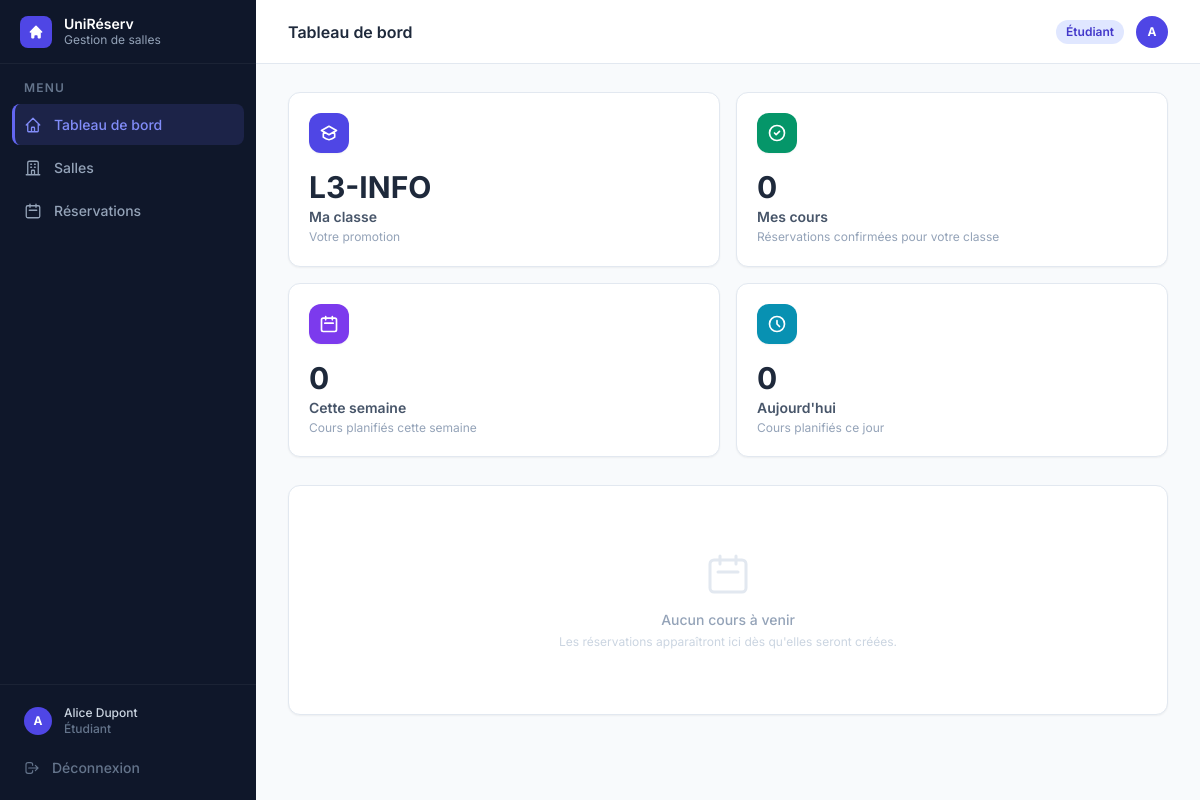
The page /dashboard (signed in) on the database its author committed.
### tables this page shows
CREATE TABLE utilisateurs (
            id               INTEGER PRIMARY KEY,
            nom              TEXT    NOT NULL,
            email            TEXT    NOT NULL UNIQUE,
            login            TEXT    NOT NULL UNIQUE,
            mot_de_passe     TEXT    NOT NULL,
            role             TEXT    NOT NULL,
            date_inscription TEXT    NOT NULL,
            matricule        TEXT,
            classe           TEXT,
            matiere          TEXT
        , ecole_id INTEGER, unite_formation_id INTEGER);

### app.py (the view, shortened to what this page needs)
@app.route("/dashboard")
@login_required
def dashboard():
    bd, utilisateurs, salles, reservations = get_data()
    aujourd_hui = date.today()
    role        = session.get("user_role")
    u_courant   = utilisateurs.get(session["user_id"])
    confirmees  = [r for r in reservations if r.statut == StatutReservation.CONFIRMEE]
    en_attente  = [r for r in reservations if r.statut == StatutReservation.EN_ATTENTE]
    if role == "admin":
        stats = {
            "nb_salles":       len(salles),
            "nb_utilisateurs": len(utilisateurs),
            "nb_confirmees":   len(confirmees),
            "nb_en_attente":   len(en_attente),
        }
        recentes  = sorted(reservations, key=lambda r: r.date_creation, reverse=True)[:5]
        prochaines = []
    else:  # etudiant
        classe = getattr(u_courant, "classe", "") or ""
        cls_conf  = [r for r in confirmees if r.classe == classe]
        ce_jour   = [r for r in cls_conf if r.date == aujourd_hui]
        lun = aujourd_hui - timedelta(days=aujourd_hui.weekday())
        dim = lun + timedelta(days=6)
        semaine = [r for r in cls_conf if lun <= r.date <= dim]
        prochaines = sorted(
            [r for r in cls_conf if r.date >= aujourd_hui],
            key=lambda r: (r.date, r.heure_debut))[:8]
        stats = {
            "ma_classe":            classe or "—",
            "nb_confirmees_classe": len(cls_conf),
            "nb_semaine":           len(semaine),
            "nb_ce_jour":           len(ce_jour),
        }
        recentes = []
    return render_template(
        "dashboard.html", active="dashboard",
        role=role,
        stats=stats,
        reservations_recentes=recentes,
        prochaines=prochaines,
        aujourd_hui=aujourd_hui,
        StatutReservation=StatutReservation,
    )

### app.py (called while the page is built)
def get_bd():
    return BaseDonneesSQLite()

def get_data():
    bd   = get_bd()
    tout = bd.charger_tout()
    maintenant = datetime.now()
    for r in tout["reservations"]:
        if r.statut in (StatutReservation.CONFIRMEE, StatutReservation.EN_ATTENTE):
            if datetime.combine(r.date, r.heure_fin) < maintenant:
                r._Reservation__statut = StatutReservation.TERMINEE
                bd.sauvegarder_reservation(r)
    return (
        bd,
        {u.id: u for u in tout["utilisateurs"]},
        {s.id: s for s in tout["salles"]},
        tout["reservations"],
    )

def login_required(f):
    @wraps(f)
    def decorated(*args, **kwargs):
        if "user_id" not in session:
            return redirect(url_for("login"))
        return f(*args, **kwargs)
    return decorated

### models/reservation.py (called while the page is built)
    def _valider_horaires(self):
        if self.__heure_debut >= self.__heure_fin:
            raise ValueError(
                f"L'heure de début ({self.__heure_debut}) "
                f"doit être avant l'heure de fin ({self.__heure_fin})."
            )

    @property
    def id(self) -> int:
        return self.__id

    @id.setter
    def id(self, valeur: int):
        self.__id = valeur

    @property
    def classe(self) -> str:
        return self.__classe

    @property
    def date(self) -> date:
        return self.__date

    @property
    def heure_fin(self) -> time:
        return self.__heure_fin

    @property
    def statut(self) -> StatutReservation:
        return self.__statut

    def to_dict(self) -> dict:
        return {
            "id": self.__id,
            "salle_id": self.__salle.id,
            "salle_nom": self.__salle.nom,
            "responsable_id": self.__responsable.id,
            "responsable_nom": self.__responsable.nom,
            "classe": self.__classe,
            "date": self.__date.isoformat(),
            "heure_debut": self.__heure_debut.strftime("%H:%M"),
            "heure_fin": self.__heure_fin.strftime("%H:%M"),
            "matiere": self.__matiere,
            "statut": self.__statut.value,
            "date_creation": self.__date_creation.isoformat(),
        }

### models/salle.py (called while the page is built)
    @property
    def id(self) -> int:
        return self.__id

    @id.setter
    def id(self, valeur: int):
        if self.__id is None:
            self.__id = valeur

    @property
    def nom(self) -> str:
        return self.__nom

    @disponible.setter
    def disponible(self, valeur: bool):
        self.__disponible = valeur

### templates/dashboard.html (shortened to what this page needs)
{% extends "base.html" %}
{% block heading %}Tableau de bord{% endblock %}
{% block content %}
<div class="grid grid-cols-2 xl:grid-cols-4 gap-4 mb-7">
  {% for color, icon, label, value, hint in cards %}
  <div class="stat-card bg-white rounded-xl border border-slate-200 shadow-sm p-5 cursor-default">
    <div class="flex items-start justify-between mb-4">
      <div class="w-10 h-10 rounded-xl flex items-center justify-center shadow-sm"
           style="background:{{ color }}">
        <svg class="w-5 h-5 text-white" fill="none" stroke="currentColor" stroke-width="2" viewBox="0 0 24 24">
          <path stroke-linecap="round" stroke-linejoin="round" d="{{ icon }}"/>
        </svg>
      </div>
    </div>
    <p class="text-3xl font-bold text-slate-800 mb-0.5 truncate" title="{{ value }}">{{ value }}</p>
    <p class="text-sm font-semibold text-slate-600">{{ label }}</p>
    <p class="text-xs text-slate-400 mt-0.5 leading-snug">{{ hint }}</p>
  </div>
  {% endfor %}
</div>
{% if prochaines %}
<div class="bg-white rounded-xl border border-slate-200 shadow-sm">
  <div class="px-6 py-4 border-b border-slate-100 flex items-center justify-between">
    <div>
      {% if role == 'etudiant' %}
        <h3 class="font-semibold text-slate-800">Prochains cours</h3>
        <p class="text-slate-400 text-xs mt-0.5">Réservations confirmées pour votre classe</p>
      {% elif role == 'responsable' %}
        <h3 class="font-semibold text-slate-800">Planning à venir — {{ stats.ma_classe }}</h3>
        <p class="text-slate-400 text-xs mt-0.5">Prochaines réservations de votre classe</p>
      {% else %}
        <h3 class="font-semibold text-slate-800">Planning à venir</h3>
        <p class="text-slate-400 text-xs mt-0.5">Réservations confirmées</p>
      {% endif %}
    </div>
    <div class="flex items-center gap-2">
      <a href="{{ url_for('reservations_export_csv') }}"
         class="inline-flex items-center gap-1.5 px-3 py-1.5 rounded-lg border border-slate-200 text-slate-500 hover:bg-slate-50 text-xs font-medium transition">
        <svg class="w-3.5 h-3.5" fill="none" stroke="currentColor" stroke-width="2" viewBox="0 0 24 24">
          <path stroke-linecap="round" stroke-linejoin="round" d="M12 10v6m0 0l-3-3m3 3l3-3M3 17V7a2 2 0 012-2h6l2 2h6a2 2 0 012 2v8a2 2 0 01-2 2H5a2 2 0 01-2-2z"/>
        </svg>
        Export CSV
      </a>
      <a href="{{ url_for('planning') }}"
         class="inline-flex items-center gap-1.5 text-indigo-600 hover:text-indigo-800 text-sm font-medium transition">
        Planning
        <svg class="w-4 h-4" fill="none" stroke="currentColor" stroke-width="2" viewBox="0 0 24 24"><path stroke-linecap="round" stroke-linejoin="round" d="M9 5l7 7-7 7"/></svg>
      </a>
    </div>
  </div>
  <div class="overflow-x-auto">
    <table class="w-full text-sm">
      <thead>
        <tr class="border-b border-slate-100">
          <th class="px-6 py-3 text-left text-xs font-semibold text-slate-400 uppercase tracking-wide">Date</th>
          <th class="px-6 py-3 text-left text-xs font-semibold text-slate-400 uppercase tracking-wide">Horaire</th>
          <th class="px-6 py-3 text-left text-xs font-semibold text-slate-400 uppercase tracking-wide">Salle</th>
          <th class="px-6 py-3 text-left text-xs font-semibold text-slate-400 uppercase tracking-wide">Classe</th>
          <th class="px-6 py-3 text-left text-xs font-semibold text-slate-400 uppercase tracking-wide">Matière</th>
        </tr>
      </thead>
      <tbody>
        {% for r in prochaines %}
        {% set est_aujourd_hui = r.date == aujourd_hui %}
        <tr class="data-row border-b border-slate-50 last:border-0 {% if est_aujourd_hui %}bg-indigo-50/40{% endif %}">
          <td class="px-6 py-3.5">
            <div class="flex items-center gap-2">
              {% if est_aujourd_hui %}
                <span class="w-2 h-2 rounded-full bg-indigo-500 shrink-0"></span>
                <span class="text-indigo-700 font-semibold text-xs">Aujourd'hui</span>
              {% else %}
                <span class="text-slate-600 text-xs">{{ r.date.strftime('%a %d/%m') }}</span>
              {% endif %}
            </div>
          </td>
          <td class="px-6 py-3.5 font-mono text-xs text-slate-600">{{ r.heure_debut.strftime('%H:%M') }} – {{ r.heure_fin.strftime('%H:%M') }}</td>
          <td class="px-6 py-3.5">
            <div class="flex items-center gap-2">
              <div class="w-6 h-6 rounded-lg bg-indigo-50 flex items-center justify-center shrink-0">
                <svg class="w-3 h-3 text-indigo-500" fill="none" stroke="currentColor" stroke-width="2" viewBox="0 0 24 24"><path stroke-linecap="round" stroke-linejoin="round" d="M19 21V5a2 2 0 00-2-2H7a2 2 0 00-2 2v16"/></svg>
              </div>
              <span class="font-medium text-slate-700">{{ r.salle.nom }}</span>
            </div>
          </td>
          <td class="px-6 py-3.5">
            <span class="px-2 py-0.5 rounded-md bg-indigo-50 text-indigo-700 text-xs font-medium">{{ r.classe }}</span>
          </td>
          <td class="px-6 py-3.5 text-slate-500 text-xs">{{ r.matiere or '—' }}</td>
        </tr>
        {% endfor %}
      </tbody>
    </table>
  </div>
</div>
{% elif not reservations_recentes %}
<div class="bg-white rounded-xl border border-slate-200 shadow-sm py-16 text-center">
  <svg class="w-12 h-12 text-slate-200 mx-auto mb-3" fill="none" stroke="currentColor" stroke-width="1.5" viewBox="0 0 24 24"><path stroke-linecap="round" stroke-linejoin="round" d="M8 7V3m8 4V3m-9 8h10M5 21h14a2 2 0 002-2V7a2 2 0 00-2-2H5a2 2 0 00-2 2v12a2 2 0 002 2z"/></svg>
  <p class="text-slate-400 font-medium text-sm">Aucun cours à venir</p>
  <p class="text-slate-300 text-xs mt-1">Les réservations apparaîtront ici dès qu'elles seront créées.</p>
</div>
{% endif %}
{% endblock %}

### templates/base.html (shortened to what this page needs)
<!DOCTYPE html>
<html lang="fr" class="h-full">
<head>
  <script src="https://cdn.tailwindcss.com"></script>
</head>
<body class="h-full bg-slate-50 flex" style="font-family:'Inter',sans-serif">
  <aside class="w-64 bg-slate-900 flex flex-col fixed inset-y-0 left-0 z-30" style="background:linear-gradient(180deg,#0f172a 0%,#0f172a 100%)">
    <div class="h-16 flex items-center gap-3 px-5 border-b border-white/5">
      <div class="w-8 h-8 rounded-lg bg-indigo-600 flex items-center justify-center shrink-0">
        <svg class="w-4 h-4 text-white" fill="currentColor" viewBox="0 0 20 20">
          <path d="M10.707 2.293a1 1 0 00-1.414 0l-7 7a1 1 0 001.414 1.414L4 10.414V17a1 1 0 001 1h2a1 1 0 001-1v-2a1 1 0 011-1h2a1 1 0 011 1v2a1 1 0 001 1h2a1 1 0 001-1v-6.586l.293.293a1 1 0 001.414-1.414l-7-7z"/>
        </svg>
      </div>
      <div>
        <p class="text-white font-semibold text-sm leading-tight">UniRéserv</p>
        <p class="text-slate-400 text-xs">Gestion de salles</p>
      </div>
    </div>
    <nav class="flex-1 px-3 py-4 space-y-0.5 overflow-y-auto">
      <p class="text-slate-500 text-xs font-semibold uppercase tracking-widest px-3 mb-2">Menu</p>
      <a href="{{ url_for('dashboard') }}" class="nav-item {% if active=='dashboard' %}nav-item-active{% else %}nav-item-inactive{% endif %}">
        Tableau de bord
      </a>
      <a href="{{ url_for('salles') }}" class="nav-item {% if active=='salles' %}nav-item-active{% else %}nav-item-inactive{% endif %}">
        <svg style="width:18px;height:18px" fill="none" stroke="currentColor" stroke-width="1.75" viewBox="0 0 24 24">
          <path stroke-linecap="round" stroke-linejoin="round" d="M19 21V5a2 2 0 00-2-2H7a2 2 0 00-2 2v16m14 0h2m-2 0h-5m-9 0H3m2 0h5M9 7h1m-1 4h1m4-4h1m-1 4h1m-5 10v-5a1 1 0 011-1h2a1 1 0 011 1v5m-4 0h4"/>
        </svg>
        Salles
      </a>
      <a href="{{ url_for('reservations') }}" class="nav-item {% if active=='reservations' %}nav-item-active{% else %}nav-item-inactive{% endif %}">
        <svg style="width:18px;height:18px" fill="none" stroke="currentColor" stroke-width="1.75" viewBox="0 0 24 24">
          <path stroke-linecap="round" stroke-linejoin="round" d="M8 7V3m8 4V3m-9 8h10M5 21h14a2 2 0 002-2V7a2 2 0 00-2-2H5a2 2 0 00-2 2v12a2 2 0 002 2z"/>
        </svg>
        Réservations
      </a>
    </nav>
    <div class="border-t border-white/5 p-3 space-y-0.5">
      <a href="{{ url_for('profil') }}" class="nav-item {% if active=='profil' %}nav-item-active{% else %}nav-item-inactive{% endif %} !py-2">
        <div class="w-7 h-7 rounded-full bg-indigo-600 flex items-center justify-center text-white text-xs font-bold shrink-0">
          {{ session.user_nom[0].upper() if session.user_nom else '?' }}
        </div>
        <div class="flex-1 min-w-0">
          <p class="text-slate-300 text-xs font-medium truncate">{{ session.user_nom }}</p>
          <p class="text-slate-500 text-xs truncate">
            {% if session.user_role == 'admin' %}Administrateur
            {% elif session.user_role == 'responsable' %}Responsable
            {% elif session.user_role == 'enseignant' %}Enseignant
            {% else %}Étudiant{% endif %}
          </p>
        </div>
      </a>
      <a href="{{ url_for('logout') }}" class="nav-item nav-item-inactive !text-slate-500 hover:!text-red-400">
        <svg style="width:16px;height:16px" fill="none" stroke="currentColor" stroke-width="1.75" viewBox="0 0 24 24">
          <path stroke-linecap="round" stroke-linejoin="round" d="M17 16l4-4m0 0l-4-4m4 4H7m6 4v1a3 3 0 01-3 3H6a3 3 0 01-3-3V7a3 3 0 013-3h4a3 3 0 013 3v1"/>
        </svg>
        Déconnexion
      </a>
    </div>
  </aside>
  <div class="ml-64 flex-1 flex flex-col min-h-screen">
    <header class="h-16 bg-white border-b border-slate-200 flex items-center justify-between px-8 sticky top-0 z-20">
      <h1 class="text-slate-800 font-semibold text-base">{% block heading %}{% endblock %}</h1>
      <div class="flex items-center gap-3">
        {% set role = session.user_role %}
        {% if role == 'admin' %}
          <span class="px-2.5 py-1 rounded-full text-xs font-semibold bg-red-100 text-red-700">Admin</span>
        {% elif role == 'responsable' %}
          <span class="px-2.5 py-1 rounded-full text-xs font-semibold bg-amber-100 text-amber-700">Responsable</span>
        {% elif role == 'enseignant' %}
          <span class="px-2.5 py-1 rounded-full text-xs font-semibold bg-blue-100 text-blue-700">Enseignant</span>
        {% else %}
          <span class="px-2.5 py-1 rounded-full text-xs font-semibold bg-indigo-100 text-indigo-700">Étudiant</span>
        {% endif %}
        <a href="{{ url_for('profil') }}" class="w-8 h-8 rounded-full bg-indigo-600 flex items-center justify-center text-white text-xs font-bold hover:bg-indigo-700 transition">
          {{ session.user_nom[0].upper() if session.user_nom else '?' }}
        </a>
      </div>
    </header>
    <main class="flex-1 px-8 py-7">
      {% block content %}{% endblock %}
    </main>
  </div>
</body>
</html>

### templates/base.html (style rules this page uses)
body { font-family: 'Inter', sans-serif; }
.nav-item { display: flex; align-items: center; gap: 0.75rem; padding: 0.625rem 0.75rem; border-radius: 0.5rem; font-size: 0.875rem; font-weight: 500; transition: all 150ms; white-space: nowrap; }
.nav-item-active { background: rgba(99,102,241,0.15); color: #818cf8; border-left: 3px solid #6366f1; padding-left: calc(0.75rem - 3px); }
.nav-item-inactive { color: #94a3b8; }
.stat-card { transition: transform 0.15s ease, box-shadow 0.15s ease; }

### rows shown on the page
utilisateurs: user_nom "Alice Dupont", classe "L3-INFO", label "Ma classe", hint "Votre promotion"

### other values the page prints
{{ session.user_nom[0].upper() if session.user_nom else '?' }} "A"
{{ value }} "0" "0" "0"
{{ label }} "Mes cours" "Cette semaine" "Aujourd'hui"
{{ hint }} "Réservations confirmées pour votre classe" "Cours planifiés cette semaine" "Cours planifiés ce jour"
